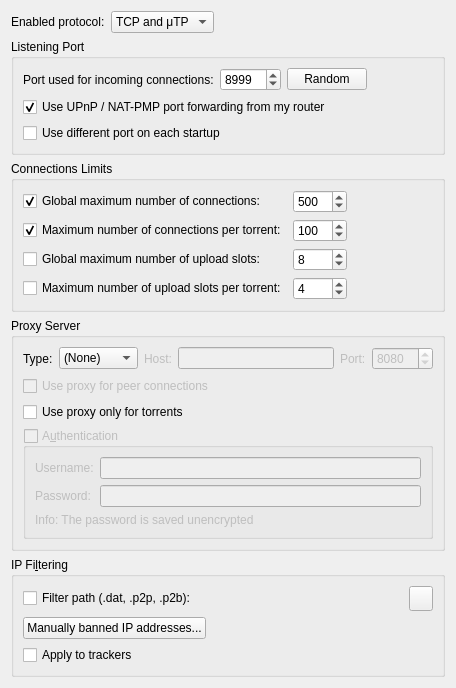
          <widget class="QWidget" name="scrollAreaWidgetContents_3">
           <property name="geometry">
            <rect>
             <x>0</x>
             <y>0</y>
             <width>456</width>
             <height>613</height>
            </rect>
           </property>
           <layout class="QVBoxLayout" name="verticalLayout_20">
            <item>
             <layout class="QHBoxLayout" name="horizontalLayout_12">
              <item>
               <widget class="QLabel" name="label_24">
                <property name="text">
                 <string>Enabled protocol:</string>
                </property>
               </widget>
              </item>
              <item>
               <widget class="QComboBox" name="comboProtocol">
                <item>
                 <property name="text">
                  <string>TCP and μTP</string>
                 </property>
                </item>
                <item>
                 <property name="text">
                  <string notr="true">TCP</string>
                 </property>
                </item>
                <item>
                 <property name="text">
                  <string notr="true">μTP</string>
                 </property>
                </item>
               </widget>
              </item>
              <item>
               <spacer name="horizontalSpacer_23">
                <property name="orientation">
                 <enum>Qt::Horizontal</enum>
                </property>
                <property name="sizeHint" stdset="0">
                 <size>
                  <width>40</width>
                  <height>20</height>
                 </size>
                </property>
               </spacer>
              </item>
             </layout>
            </item>
            <item>
             <widget class="QGroupBox" name="ListeningPortBox">
              <property name="title">
               <string>Listening Port</string>
              </property>
              <layout class="QVBoxLayout" name="listeningPortLayout">
               <item>
                <layout class="QHBoxLayout" name="listeningPortLayout2">
                 <item>
                  <widget class="QLabel" name="lbl_ports">
                   <property name="text">
                    <string>Port used for incoming connections:</string>
                   </property>
                  </widget>
                 </item>
                 <item>
                  <widget class="QSpinBox" name="spinPort">
                   <property name="minimum">
                    <number>1</number>
                   </property>
                   <property name="maximum">
                    <number>65535</number>
                   </property>
                   <property name="value">
                    <number>8999</number>
                   </property>
                  </widget>
                 </item>
                 <item>
                  <widget class="QPushButton" name="randomButton">
                   <property name="text">
                    <string>Random</string>
                   </property>
                  </widget>
                 </item>
                 <item>
                  <spacer name="horizontalSpacer_4">
                   <property name="orientation">
                    <enum>Qt::Horizontal</enum>
                   </property>
                   <property name="sizeHint" stdset="0">
                    <size>
                     <width>40</width>
                     <height>20</height>
                    </size>
                   </property>
                  </spacer>
                 </item>
                </layout>
               </item>
               <item>
                <widget class="QCheckBox" name="checkUPnP">
                 <property name="text">
                  <string>Use UPnP / NAT-PMP port forwarding from my router</string>
                 </property>
                 <property name="checked">
                  <bool>true</bool>
                 </property>
                </widget>
               </item>
               <item>
                <widget class="QCheckBox" name="checkRandomPort">
                 <property name="text">
                  <string>Use different port on each startup</string>
                 </property>
                </widget>
               </item>
              </layout>
             </widget>
            </item>
            <item>
             <widget class="QGroupBox" name="nbConnecBox">
              <property name="title">
               <string>Connections Limits</string>
              </property>
              <layout class="QGridLayout" name="gridLayout">
               <item row="3" column="1">
                <widget class="QSpinBox" name="spinMaxUploadsPerTorrent">
                 <property name="maximum">
                  <number>500</number>
                 </property>
                 <property name="value">
                  <number>4</number>
                 </property>
                </widget>
               </item>
               <item row="1" column="0">
                <widget class="QCheckBox" name="checkMaxConnecsPerTorrent">
                 <property name="text">
                  <string>Maximum number of connections per torrent:</string>
                 </property>
                 <property name="checked">
                  <bool>true</bool>
                 </property>
                </widget>
               </item>
               <item row="0" column="0">
                <widget class="QCheckBox" name="checkMaxConnecs">
                 <property name="text">
                  <string>Global maximum number of connections:</string>
                 </property>
                 <property name="checked">
                  <bool>true</bool>
                 </property>
                </widget>
               </item>
               <item row="0" column="1">
                <widget class="QSpinBox" name="spinMaxConnec">
                 <property name="enabled">
                  <bool>true</bool>
                 </property>
                 <property name="minimum">
                  <number>2</number>
                 </property>
                 <property name="maximum">
                  <number>2000</number>
                 </property>
                 <property name="value">
                  <number>500</number>
                 </property>
                </widget>
               </item>
               <item row="1" column="1">
                <widget class="QSpinBox" name="spinMaxConnecPerTorrent">
                 <property name="minimum">
                  <number>2</number>
                 </property>
                 <property name="maximum">
                  <number>2000</number>
                 </property>
                 <property name="value">
                  <number>100</number>
                 </property>
                </widget>
               </item>
               <item row="3" column="0">
                <widget class="QCheckBox" name="checkMaxUploadsPerTorrent">
                 <property name="text">
                  <string>Maximum number of upload slots per torrent:</string>
                 </property>
                 <property name="checked">
                  <bool>false</bool>
                 </property>
                </widget>
               </item>
               <item row="2" column="0">
                <widget class="QCheckBox" name="checkMaxUploads">
                 <property name="text">
                  <string>Global maximum number of upload slots:</string>
                 </property>
                 <property name="checked">
                  <bool>false</bool>
                 </property>
                </widget>
               </item>
               <item row="2" column="1">
                <widget class="QSpinBox" name="spinMaxUploads">
                 <property name="maximum">
                  <number>2000</number>
                 </property>
                 <property name="value">
                  <number>8</number>
                 </property>
                </widget>
               </item>
               <item row="0" column="2">
                <spacer name="horizontalSpacer_3">
                 <property name="orientation">
                  <enum>Qt::Horizontal</enum>
                 </property>
                 <property name="sizeHint" stdset="0">
                  <size>
                   <width>40</width>
                   <height>20</height>
                  </size>
                 </property>
                </spacer>
               </item>
              </layout>
             </widget>
            </item>
            <item>
             <widget class="QGroupBox" name="groupProxy">
              <property name="enabled">
               <bool>true</bool>
              </property>
              <property name="title">
               <string>Proxy Server</string>
              </property>
              <layout class="QVBoxLayout" name="verticalLayout_29">
               <item>
                <layout class="QHBoxLayout" name="proxyTypeLayout">
                 <item>
                  <widget class="QLabel" name="ProxyType_lbl">
                   <property name="text">
                    <string>Type:</string>
                   </property>
                  </widget>
                 </item>
                 <item>
                  <widget class="QComboBox" name="comboProxyType">
                   <item>
                    <property name="text">
                     <string>(None)</string>
                    </property>
                   </item>
                   <item>
                    <property name="text">
                     <string>SOCKS4</string>
                    </property>
                   </item>
                   <item>
                    <property name="text">
                     <string>SOCKS5</string>
                    </property>
                   </item>
                   <item>
                    <property name="text">
                     <string>HTTP</string>
                    </property>
                   </item>
                  </widget>
                 </item>
                 <item>
                  <widget class="QLabel" name="lblProxyIP">
                   <property name="enabled">
                    <bool>false</bool>
                   </property>
                   <property name="text">
                    <string>Host:</string>
                   </property>
                  </widget>
                 </item>
                 <item>
                  <widget class="QLineEdit" name="textProxyIP">
                   <property name="enabled">
                    <bool>false</bool>
                   </property>
                   <property name="text">
                    <string/>
                   </property>
                  </widget>
                 </item>
                 <item>
                  <widget class="QLabel" name="lblProxyPort">
                   <property name="enabled">
                    <bool>false</bool>
                   </property>
                   <property name="text">
                    <string>Port:</string>
                   </property>
                  </widget>
                 </item>
                 <item>
                  <widget class="QSpinBox" name="spinProxyPort">
                   <property name="enabled">
                    <bool>false</bool>
                   </property>
                   <property name="minimum">
                    <number>1</number>
                   </property>
                   <property name="maximum">
                    <number>65535</number>
                   </property>
                   <property name="value">
                    <number>8080</number>
                   </property>
                  </widget>
                 </item>
                </layout>
               </item>
               <item>
                <widget class="QCheckBox" name="checkProxyPeerConnecs">
                 <property name="enabled">
                  <bool>false</bool>
                 </property>
                 <property name="toolTip">
                  <string>Otherwise, the proxy server is only used for tracker connections</string>
                 </property>
                 <property name="text">
                  <string>Use proxy for peer connections</string>
                 </property>
                </widget>
               </item>
               <item>
                <widget class="QCheckBox" name="isProxyOnlyForTorrents">
                 <property name="toolTip">
                  <string>RSS feeds, search engine, software updates or anything else other than torrent transfers and related operations (such as peer exchanges) will use a direct connection</string>
                 </property>
                 <property name="text">
                  <string>Use proxy only for torrents</string>
                 </property>
                 <property name="checked">
                  <bool>false</bool>
                 </property>
                </widget>
               </item>
               <item>
                <widget class="QGroupBox" name="checkProxyAuth">
                 <property name="enabled">
                  <bool>false</bool>
                 </property>
                 <property name="title">
                  <string>A&amp;uthentication</string>
                 </property>
                 <property name="checkable">
                  <bool>true</bool>
                 </property>
                 <property name="checked">
                  <bool>false</bool>
                 </property>
                 <layout class="QVBoxLayout" name="verticalLayout_24">
                  <item>
                   <layout class="QGridLayout" name="gridLayout_12">
                    <item row="0" column="0">
                     <widget class="QLabel" name="lblProxyUsername">
                      <property name="text">
                       <string>Username:</string>
                      </property>
                     </widget>
                    </item>
                    <item row="0" column="1">
                     <widget class="QLineEdit" name="textProxyUsername"/>
                    </item>
                    <item row="1" column="0">
                     <widget class="QLabel" name="lblProxyPassword">
                      <property name="text">
                       <string>Password:</string>
                      </property>
                     </widget>
                    </item>
                    <item row="1" column="1">
                     <widget class="QLineEdit" name="textProxyPassword">
                      <property name="echoMode">
                       <enum>QLineEdit::Password</enum>
                      </property>
                     </widget>
                    </item>
                   </layout>
                  </item>
                  <item>
                   <widget class="QLabel" name="label_23">
                    <property name="text">
                     <string>Info: The password is saved unencrypted</string>
                    </property>
                   </widget>
                  </item>
                 </layout>
                </widget>
               </item>
              </layout>
             </widget>
            </item>
            <item>
             <widget class="QGroupBox" name="groupIPFilter">
              <property name="title">
               <string>IP Fi&amp;ltering</string>
              </property>
              <layout class="QVBoxLayout" name="verticalLayout_17">
               <item>
                <layout class="QHBoxLayout" name="horizontalLayout_11">
                 <item>
                  <widget class="QCheckBox" name="checkIPFilter">
                   <property name="text">
                    <string>Filter path (.dat, .p2p, .p2b):</string>
                   </property>
                  </widget>
                 </item>
                 <item>
                  <widget class="FileSystemPathLineEdit" name="textFilterPath" native="true"/>
                 </item>
                 <item>
                  <widget class="QToolButton" name="IpFilterRefreshBtn">
                   <property name="minimumSize">
                    <size>
                     <width>0</width>
                     <height>25</height>
                    </size>
                   </property>
                   <property name="toolTip">
                    <string>Reload the filter</string>
                   </property>
                  </widget>
                 </item>
                </layout>
               </item>
               <item>
                <widget class="QPushButton" name="banListButton">
                 <property name="sizePolicy">
                  <sizepolicy hsizetype="Fixed" vsizetype="Fixed">
                   <horstretch>0</horstretch>
                   <verstretch>0</verstretch>
                  </sizepolicy>
                 </property>
                 <property name="text">
                  <string>Manually banned IP addresses...</string>
                 </property>
                </widget>
               </item>
               <item>
                <widget class="QCheckBox" name="checkIpFilterTrackers">
                 <property name="text">
                  <string>Apply to trackers</string>
                 </property>
                </widget>
               </item>
              </layout>
             </widget>
            </item>
            <item>
             <spacer name="verticalSpacer_3">
              <property name="orientation">
               <enum>Qt::Vertical</enum>
              </property>
              <property name="sizeHint" stdset="0">
               <size>
                <width>20</width>
                <height>40</height>
               </size>
              </property>
             </spacer>
            </item>
           </layout>
          </widget>
